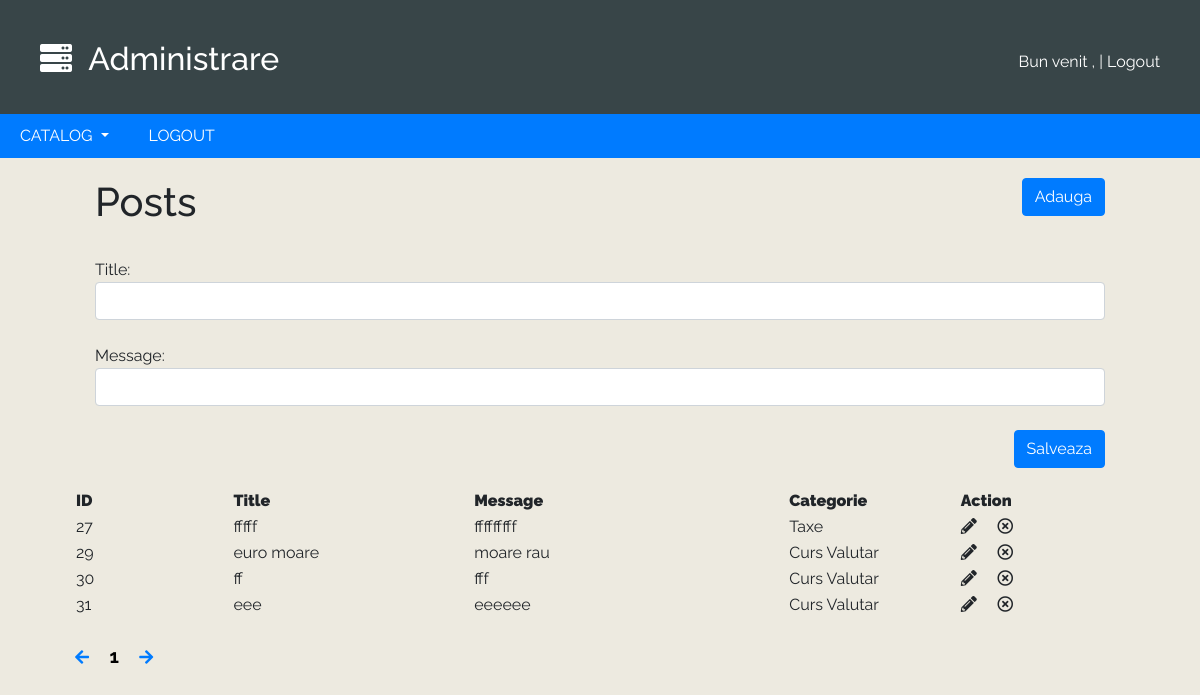
The app's page /admin/posts.php?page=1&edit_id=27&action=edit with its own data.
### tables this page shows
CREATE TABLE `posts` (
  `id` int(6) NOT NULL,
  `user_who_posted` text NOT NULL,
  `category_id` int(6) NOT NULL,
  `title` text NOT NULL,
  `message` text NOT NULL,
  `posted` datetime NOT NULL,
  `comment_` text NOT NULL,
  `who_comment` text NOT NULL
);

CREATE TABLE `categories` (
  `id` int(6) NOT NULL,
  `name` text NOT NULL
);

### admin/posts.php (the view, shortened to what this page needs)
<?
include 'config.php';
include 'header.php';
$page = $_GET['page'];
$end = 10;
$start = ($page * $end) - $end;
 ?>
<!DOCTYPE html PUBLIC "-//W3C//DTD XHTML 1.0 Transitional//EN" "http://www.w3.org/TR/xhtml1/DTD/xhtml1-transitional.dtd">
<html xmlns="http://www.w3.org/1999/xhtml">
<head>
<link rel="stylesheet" href="https://stackpath.bootstrapcdn.com/bootstrap/4.2.1/css/bootstrap.min.css">
<link rel="stylesheet" href="admin_style.css">
</head>
<body>
  <div class="container-fluid">
    <div class="row">
      <div class="col-md-6">
        <h1>Posts</h1>
      </div>
      <div class="col-md-6 pull">
        <a class="btn btn-primary add" href="posts.php?action=add">Adauga</a>
      </div>
<div class="col-md-12">
        <? if(isset($_GET['action']) && $_GET['action'] == 'edit'):
          ?>
        <form action="posts.php?action=edit" method="POST" autocomplete="off">
          <br>
          Title:
          <input type="text" name="title" class="form-control">
          <br>
          Message:
          <input type="text" name="msg" class="form-control">
          <br>
          <input type="submit" value="Salveaza" class="btn btn-primary submit">
        </form>
      <? endif; ?>
    </div>
    </div>
    <table id="post-table">
      <tr>
        <th width=200><b>ID</b></th>
        <th width=300><b>Title</b></th>
        <th width=300 style="max-width:300px"><b>Message</b></th>
        <th width=200><b>Categorie</b></th>
        <th width=200><b>Action</b></th>
      </tr>
      <?
        $result = mysqli_query($conn,"SELECT * FROM posts LIMIT $start,$end");
        while($row = mysqli_fetch_array($result)):
          $get_category = mysqli_query($conn,"SELECT name FROM categories WHERE id ='".$row['category_id']."'");
          while($row_j = mysqli_fetch_array($get_category)):
       ?>
       <tr>
         <td><?= $row['id']; ?></td>
         <td><?= $row['title']; ?></td>
         <td style="width:30% !important"><?= $row['message']; ?></td>
         <td><?= $row_j['name']; ?></td>
         <td>
          <i class="fas fa-pencil-alt" onclick="window.location='posts.php?page=<? echo $_GET['page']; ?>&edit_id=<? echo $row['id']; ?>&action=edit'"></i>
           <i class="far fa-times-circle" onclick="if(confirm('Are you sure?'))window.location='posts.php?page=<?= $_GET['page']; ?>&edit_id=<?= $row['id']; ?>&action=remove'"></i>
         </td>
       </tr>
     <? endwhile;endwhile;?>
    </table>
    <br>
    <a href="posts.php?page=<?= ($_GET['page'] - 1 == 0) ? $_SESSION['posts_total'] : $_GET['page'] - 1;?>">
      <i class="fas fa-arrow-left arrow-page"></i>
    </a>
    <? for($i = 1;$i <= $_SESSION['posts_total']; $i++): ?>
      <a href="posts.php?page=<?= $i; ?>" class="<? if($_GET['page'] == $i) echo 'selected'; ?>"><?= $i; ?></a>
    <? endfor; ?>
    <a href="posts.php?page=<?=  ($_GET['page'] + 1 == $_SESSION['posts_total']+1) ? 1 : $_GET['page'] + 1; ?>">
        <i class="fas fa-arrow-right arrow-page"></i>
    </a>
  </div>
</body>

### admin/admin_style.css (style rules this page uses)
body { background-color:#EDEAE0;font-family:Raleway }
.container-fluid { width:90%;margin:auto; }
.row { padding:20px; }
.selected { color:black;text-decoration:none;font-weight:bold;font-size:19px; }
.add { color:white !important; }
.submit { float:right; }
.pull { text-align:right; }
#post-table tr td { max-width: 100px; overflow: hidden; text-overflow: ellipsis; word-wrap:break-word; }

### records on screen
posts: id "27", title "fffff", message "fffffffff"
categories: name "Taxe"
posts: id "29", title "euro moare", message "moare rau"
categories: name "Curs Valutar"
posts: id "30", title "ff", message "fff"
posts: id "31", title "eee", message "eeeeee"
